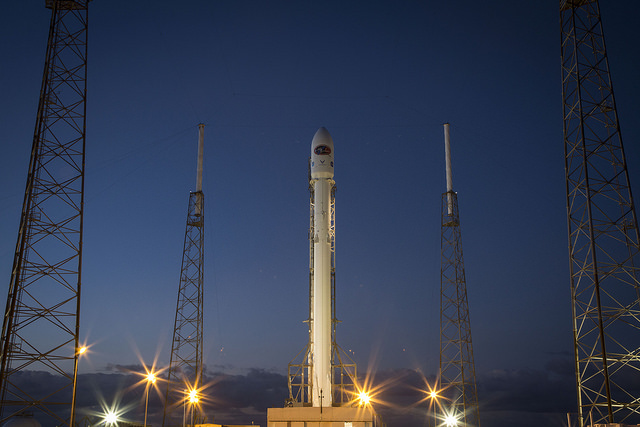
#> input picture data/sample/real_cases/01_landscape_rocket.jpg, 640 x 427 px
$ python -i quality.py   (imports and definitions only)   (older library calls are emulated)
#> lines starting #> are read from the running program, lines starting #| are printed output that depends on the picture
### config/quality.py
"""Fixed technical-quality settings, independent of the pipeline's weights."""

from dataclasses import dataclass
from math import isclose, isfinite


@dataclass(frozen=True)
class QualityConfig:
    max_sharpness_edge: int = 512
    laplacian_kernel: int = 1
    alpha_background: int = 127
    dark_threshold: int = 12
    bright_threshold: int = 243
    sharpness_reference: float = 1000.0
    contrast_reference: float = 64.0
    normalization: str = "log_sharpness"
    weights: tuple[float, float, float] = (0.45, 0.35, 0.20)

    def __post_init__(self) -> None:
        integer_fields = (
            self.max_sharpness_edge, self.laplacian_kernel, self.alpha_background,
            self.dark_threshold, self.bright_threshold,
        )
        if any(type(value) is not int for value in integer_fields):
            raise ValueError("Image scale, kernel, background and thresholds must be integers")
        if self.max_sharpness_edge < 1 or self.laplacian_kernel not in (1, 3):
            raise ValueError("Expected a positive evaluation edge and a Laplacian kernel of 1 or 3")
        if not 0 <= self.alpha_background <= 255:
            raise ValueError("Alpha background must be between 0 and 255")
        if not 0 <= self.dark_threshold < self.bright_threshold <= 255:
            raise ValueError("Exposure thresholds must be ordered and between 0 and 255")
        if any(not isfinite(ref) or ref <= 0 for ref in
               (self.sharpness_reference, self.contrast_reference)):
            raise ValueError("Normalization references must be positive and finite")
        if self.normalization not in ("log_sharpness", "linear"):
            raise ValueError("Unknown quality normalization")
        weights = tuple(self.weights)
        if (len(weights) != 3 or any(not 0 <= weight <= 1 for weight in weights)
                or not isclose(sum(weights), 1.0, rel_tol=0, abs_tol=1e-9)):
            raise ValueError("Quality weights must be nonnegative and sum to 1")
        object.__setattr__(self, "weights", weights)


DEFAULT_QUALITY_CONFIG = QualityConfig()

### src/preprocessing.py
"""Image validation, EXIF normalization, and metadata extraction.

OpenCV is deliberately used only for low-level decode validation. Pillow is the
single authority for EXIF orientation so that an image cannot be rotated twice.
Original files are never modified.
"""

from __future__ import annotations

import hashlib
import re
from pathlib import Path
from time import perf_counter
from typing import Iterable

import cv2
import numpy as np
from PIL import Image, ImageOps, UnidentifiedImageError

from config.settings import PROCESSED_DATA_DIR, SUPPORTED_EXTENSIONS


EXIF_ORIENTATION_TAG = 274
EXIF_DATETIME_ORIGINAL_TAG = 36867
EXIF_MAKE_TAG = 271
EXIF_MODEL_TAG = 272


def _safe_id(value: str, fallback: str) -> str:
    """Return a filesystem-friendly but still human-readable identifier."""
    normalized = re.sub(r"[^\w.-]+", "_", value.strip(), flags=re.UNICODE)
    normalized = normalized.strip("._-")
    return normalized or fallback


def _derive_group_id(paths: list[Path]) -> str:
    if not paths:
        return "empty_group"
    parents = {str(path.parent.resolve()) for path in paths}
    if len(parents) == 1:
        return _safe_id(paths[0].parent.name, "group")
    digest = hashlib.sha256(
        "\n".join(sorted(str(path.resolve()) for path in paths)).encode("utf-8")
    ).hexdigest()[:10]
    return f"batch_{digest}"


# [130 lines left out: functions _decode_with_opencv, _content_digest, _png_compatible, preprocess_images, not called in this run]

### src/quality.py
"""Traditional technical quality scoring for original images and A's records."""

from __future__ import annotations

import csv
import hashlib
from io import BytesIO
from math import isfinite, log1p
from pathlib import Path
from time import perf_counter
from typing import Iterable, Mapping

import cv2
import numpy as np
from PIL import Image, ImageOps

from config.quality import DEFAULT_QUALITY_CONFIG, QualityConfig
from config.settings import SUPPORTED_EXTENSIONS
from src.preprocessing import _derive_group_id, _safe_id


IDENTITY_FIELDS = ("group_id", "image_id", "source_id", "original_path", "processed_path")
RAW_FIELDS = ("sharpness_raw", "exposure_raw", "contrast_raw")
SCORE_FIELDS = ("sharpness_score", "exposure_score", "contrast_score", "quality_score")
METRIC_FIELDS = RAW_FIELDS + SCORE_FIELDS + (
    "mean_luminance", "underexposed_ratio", "overexposed_ratio", "width", "height",
    "sharpness_width", "sharpness_height", "read_time_ms", "compute_time_ms",
)
QUALITY_CSV_FIELDS = IDENTITY_FIELDS + (
    "record_kind", "crop_id", "image_path", "source_image_path",
) + METRIC_FIELDS + ("status", "error")
_LEVELS = np.arange(256, dtype=np.float64)


class _ImageInputError(ValueError):
    """Expected invalid image input."""


def _read_image(path: Path, *, original: bool) -> tuple[Image.Image, str | None]:
#> called with original = True
    if path.suffix.lower() not in SUPPORTED_EXTENSIONS:
        raise _ImageInputError(f"Unsupported image extension: {path.suffix or '[none]'}")
    # Hash exactly the bytes decoded for a standalone call. A already supplies
    # the original identity for processed and crop records.
    with path.open("rb") as stream:
        data = stream.read() if original else None
        with Image.open(BytesIO(data) if data is not None else stream) as image:
#> image is the input picture: PIL image 640x427 RGB; mean R, G, B 52.3, 61.3, 82.3
            if image.format not in {"JPEG", "PNG"}:
                raise _ImageInputError(f"Unsupported image format: {image.format}")
            decoded = ImageOps.exif_transpose(image) if original else image.copy()
    return decoded, hashlib.sha256(data).hexdigest() if data is not None else None


def _luminance(image: Image.Image, config: QualityConfig) -> np.ndarray:
    if image.mode == "I" or image.mode.startswith("I;16"):
        pixels = np.asarray(image, dtype=np.float32)
        return np.rint(np.clip(pixels, 0, 65535) / 257).astype(np.uint8)
    if "A" in image.getbands() or "transparency" in image.info:
        rgb = image.convert("RGBA")
        gray = config.alpha_background
        background = Image.new("RGBA", image.size, (gray, gray, gray, 255))
        image = Image.alpha_composite(background, rgb)
    if image.mode in ("1", "L"):
        return np.asarray(image.convert("L"))
    return cv2.cvtColor(np.asarray(image.convert("RGB")), cv2.COLOR_RGB2GRAY)
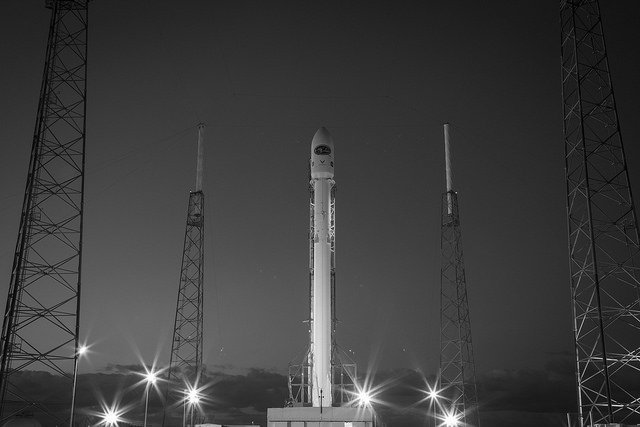
#> returned value: shape (427, 640); min 0, max 255, mean 61


def score_quality_metrics(
    sharpness_raw: float,
    exposure_raw: float,
    contrast_raw: float,
    *,
    config: QualityConfig = DEFAULT_QUALITY_CONFIG,
) -> dict[str, float]:
    """Apply fixed normalization and weights to reusable, finite measurements."""
    raw = (sharpness_raw, exposure_raw, contrast_raw)
    if any(not isfinite(value) for value in raw):
        raise ValueError("Quality measurements must be finite")
    sharpness = min(config.sharpness_reference, max(0, sharpness_raw))
    if config.normalization == "log_sharpness":
        sharpness = log1p(sharpness) / log1p(config.sharpness_reference)
    else:
        sharpness /= config.sharpness_reference
    exposure = 1 - min(1, max(0, exposure_raw))
    contrast = min(config.contrast_reference, max(0, contrast_raw)) / config.contrast_reference
    scores = (10 * sharpness, 10 * exposure, 10 * contrast)
    quality = sum(weight * score for weight, score in zip(config.weights, scores))
    return dict(zip(SCORE_FIELDS, (*scores, min(10.0, quality))))


def _measure_image(image: Image.Image, config: QualityConfig) -> dict:
    gray = _luminance(image, config)
    height, width = gray.shape
#> height = 427; width = 640
    scale = min(1, config.max_sharpness_edge / max(width, height))
#> scale = 0.8
    sharp_size = (max(1, round(width * scale)), max(1, round(height * scale)))
#> sharp_size = (512, 342)
    sharp_gray = gray
    if sharp_size != (width, height):
        sharp_gray = cv2.resize(gray, sharp_size, interpolation=cv2.INTER_AREA)
    laplacian = cv2.Laplacian(sharp_gray, cv2.CV_64F, ksize=config.laplacian_kernel)
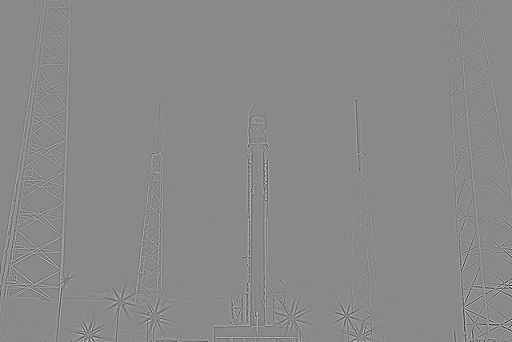
#> laplacian: shape (342, 512) float64; min -371, max 316, mean 0; drawn with min black and max white
    sharpness = float(laplacian.var())
#> sharpness = 426

    # Exposure and contrast use native pixels so shrinking cannot hide clipping.
    histogram = cv2.calcHist([gray], [0], None, [256], [0, 256]).ravel().astype(np.float64)
#> histogram = 256 values, max 5438 at index 51, min 8 at index 241, mean 1067.5
    fractions = histogram / histogram.sum()
#> fractions = 256 values, max 0.0199 at index 51, min 2.93e-05 at index 241, mean 0.00391
    mean = float(_LEVELS @ fractions)
#> mean = 60.97
    dark = float(fractions[:config.dark_threshold + 1].sum())
#> dark = 0.00679
    bright = float(fractions[config.bright_threshold:].sum())
#> bright = 0.00171
    exposure = min(1.0, dark + bright)
#> exposure = 0.0085
    contrast = float(np.sqrt((_LEVELS - mean) ** 2 @ fractions))
#> contrast = 30.64
    return {
        "sharpness_raw": sharpness, "exposure_raw": exposure, "contrast_raw": contrast,
        "mean_luminance": mean, "underexposed_ratio": dark, "overexposed_ratio": bright,
        "width": width, "height": height,
        "sharpness_width": sharp_size[0], "sharpness_height": sharp_size[1],
    }


def _result(record: Mapping, crop: Mapping | None = None) -> dict:
    scored = record if crop is None else crop
    return {
        **{key: record.get(key) for key in IDENTITY_FIELDS},
        "record_kind": "image" if crop is None else "crop",
        "crop_id": scored.get("crop_id") if crop is not None else None,
        "image_path": scored.get("image_path"),
        "source_image_path": scored.get("source_image_path") if crop is not None else None,
        **dict.fromkeys(METRIC_FIELDS),
        "status": "error",
        "error": None,
    }


def _evaluate(result: dict, config: QualityConfig, *, original: bool = False) -> dict:
    if not result["image_path"]:
        result["error"] = "Missing image_path"
        return result
    path = Path(result["image_path"])
    result["image_path"] = str(path)
    started = perf_counter()
    try:
        image, digest = _read_image(path, original=original)
    except (OSError, SyntaxError, Image.DecompressionBombError, _ImageInputError) as exc:
        result["error"] = str(exc)
        return result
    if digest is not None:
        result["image_id"] = f"{result['group_id']}__{result['source_id']}__{digest[:8]}"
    compute_started = perf_counter()
    try:
        raw = _measure_image(image, config)
#> raw = 10 items
    except cv2.error as exc:
        result["error"] = f"OpenCV metric calculation failed: {exc}"
        return result
    if any(not isfinite(value) for value in raw.values()):
        result["error"] = "Quality measurements must be finite"
        return result
    scores = score_quality_metrics(*(raw[key] for key in RAW_FIELDS), config=config)
#> scores = {'sharpness_score': 8.77, 'exposure_score': 9.91, 'contrast_score': 4.79, 'quality_score': 8.37}
    result.update(
        raw, **scores, status="success",
        read_time_ms=(compute_started - started) * 1000,
        compute_time_ms=(perf_counter() - compute_started) * 1000,
    )
    return result


def evaluate_quality(
    image_path: str | Path, *, config: QualityConfig = DEFAULT_QUALITY_CONFIG,
) -> dict:
    """Read a standalone original, honoring its EXIF orientation once."""
    path = Path(image_path)
    record = {
        "group_id": _derive_group_id([path]),
        "source_id": _safe_id(path.stem, "image"),
        "original_path": str(path),
        "image_path": str(path),
    }
    return _evaluate(_result(record), config, original=True)


# [50 lines left out: functions evaluate_quality_batch, evaluate_crop_quality, export_quality_csv, not called in this run]

>>> result = evaluate_quality('../data/sample/real_cases/01_landscape_rocket.jpg')
#> result = 27 items

$ run again, on data/sample/real_cases/04_ultratall_rocket.jpg
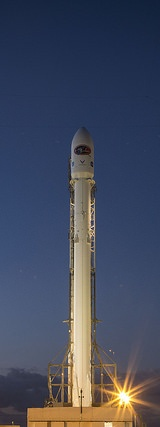
#> input picture data/sample/real_cases/04_ultratall_rocket.jpg, 160 x 427 px
#> in _read_image, image is the input picture: PIL image 160x427 RGB; mean R, G, B 68.1, 74.5, 92.8
#> in _luminance, `return cv2.cvtColor(np.asarray(image.convert("RGB")), cv2.COLOR_RGB2GR..`:
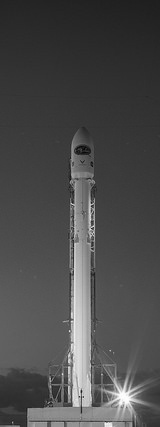
#> returned value: shape (427, 160); min 5, max 255, mean 74.6
#> in _measure_image, `laplacian = cv2.Laplacian(sharp_gray, cv2.CV_64F, ksize=config.laplaci..`:
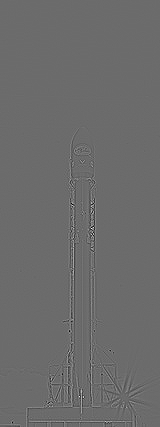
#> laplacian: shape (427, 160) float64; min -376, max 514, mean 0; drawn with min black and max white
#> sharpness = 649.7
#> histogram = 256 values, max 1459 at index 54, min 0 at index 0, mean 266.9
#> fractions = 256 values, max 0.0214 at index 54, min 0 at index 0, mean 0.00391
#> mean = 74.6
#> dark = 0.000117
#> bright = 0.00127
#> exposure = 0.00139
#> contrast = 36.47
#> raw = 10 items
#> scores = {'sharpness_score': 9.38, 'exposure_score': 9.99, 'contrast_score': 5.7, 'quality_score': 8.85}
#> result = 27 items

$ run again, on data/sample/real_cases/07_dog_cc0.jpg
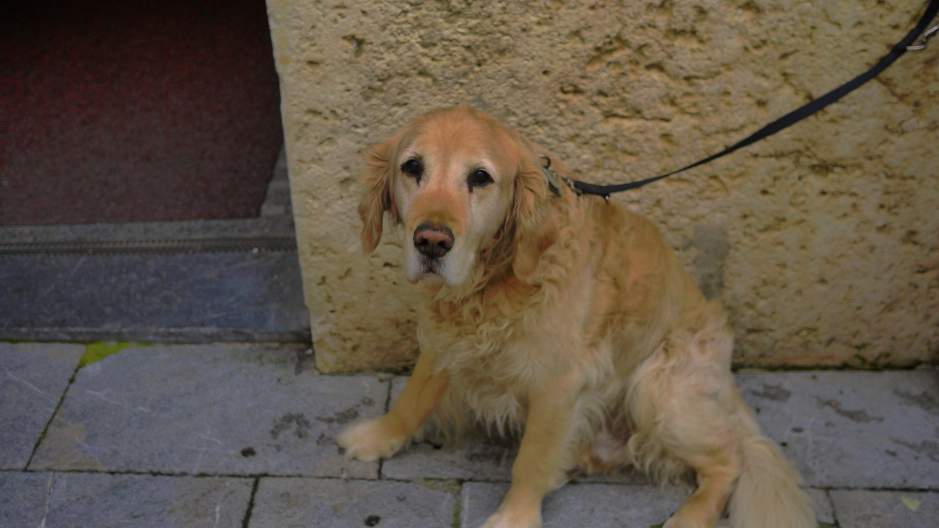
#> input picture data/sample/real_cases/07_dog_cc0.jpg, 2816 x 1584 px (shown at 1/3 size)
#> in _read_image, image is the input picture: PIL image 2816x1584 RGB; mean R, G, B 98.3, 86.3, 71
#> in _measure_image, `sharp_gray = cv2.resize(gray, sharp_size, interpolation=cv2.INTER_AREA)`:
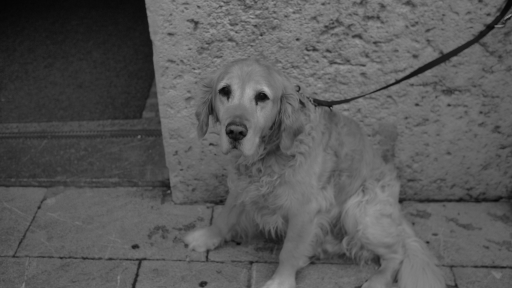
#> sharp_gray: shape (288, 512); min 4, max 178, mean 88.2
#> in _measure_image, `laplacian = cv2.Laplacian(sharp_gray, cv2.CV_64F, ksize=config.laplaci..`:
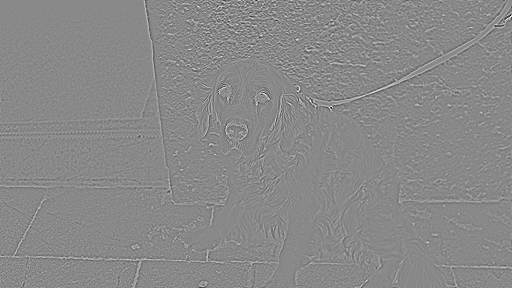
#> laplacian: shape (288, 512) float64; min -157, max 135, mean 0; drawn with min black and max white
#> sharpness = 158.7
#> histogram = 256 values, max 103042 at index 99, min 0 at index 0, mean 17424
#> fractions = 256 values, max 0.0231 at index 99, min 0 at index 0, mean 0.00391
#> mean = 88.15
#> dark = 0.0103
#> bright = 0
#> exposure = 0.0103
#> contrast = 29.67
#> raw = 10 items
#> scores = {'sharpness_score': 7.34, 'exposure_score': 9.9, 'contrast_score': 4.64, 'quality_score': 7.7}
#> result = 27 items
